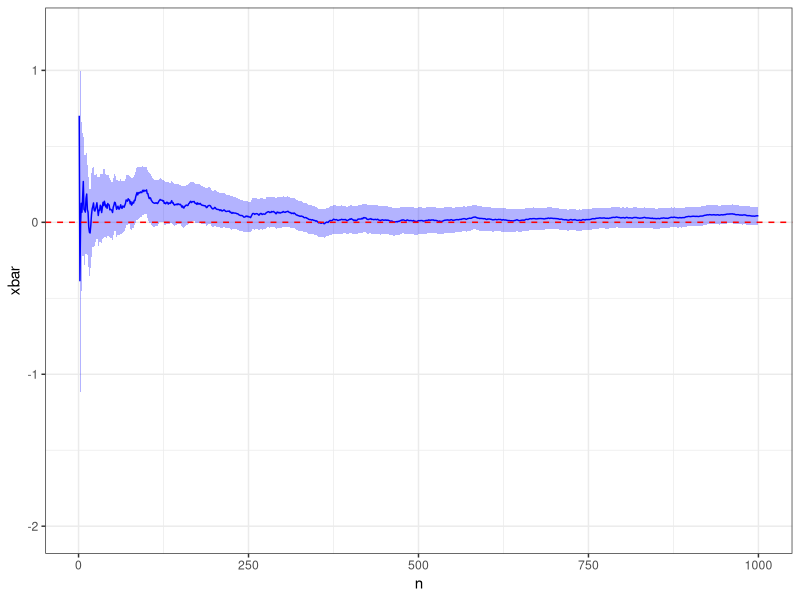
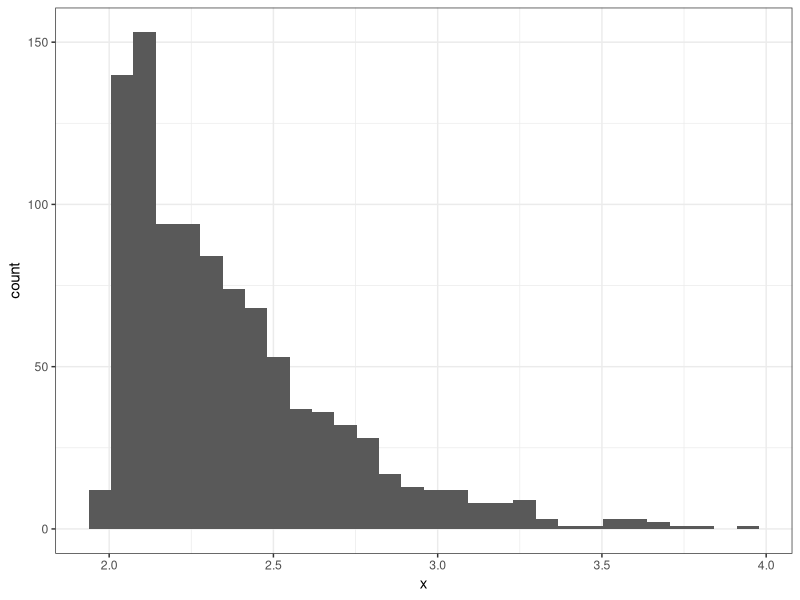
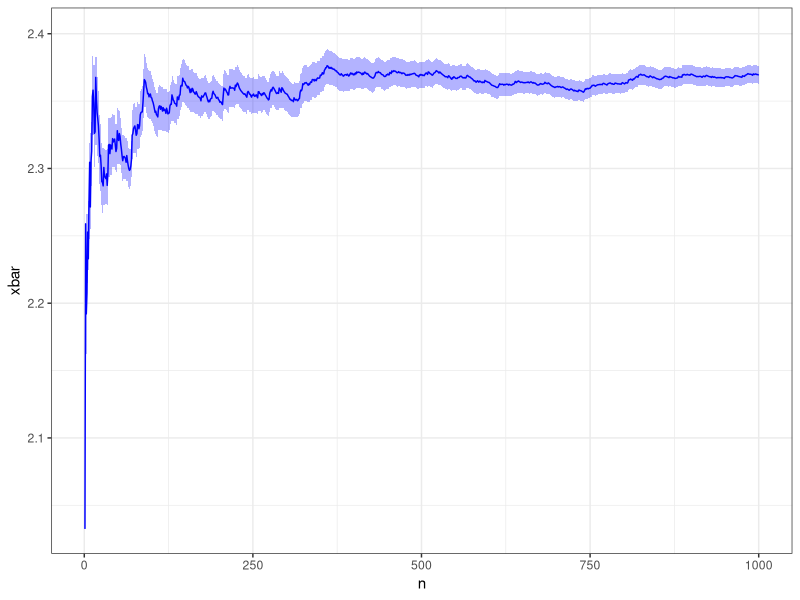
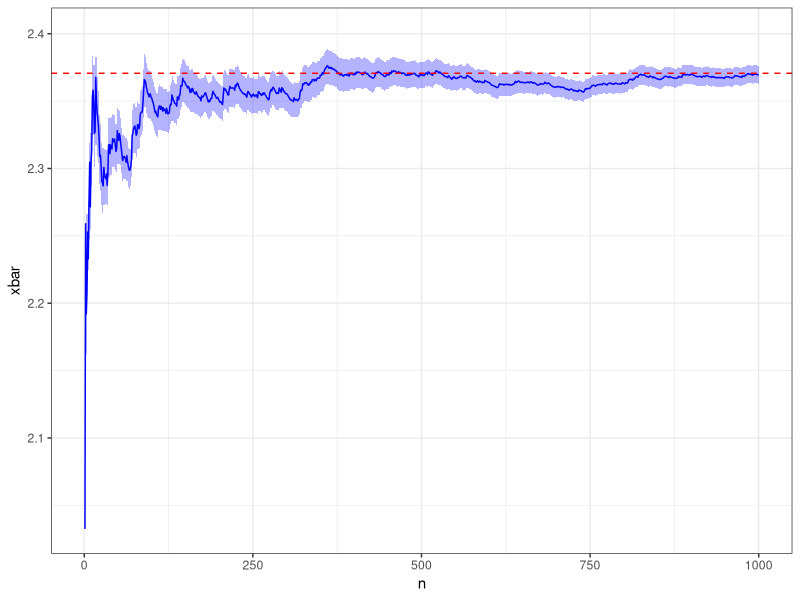
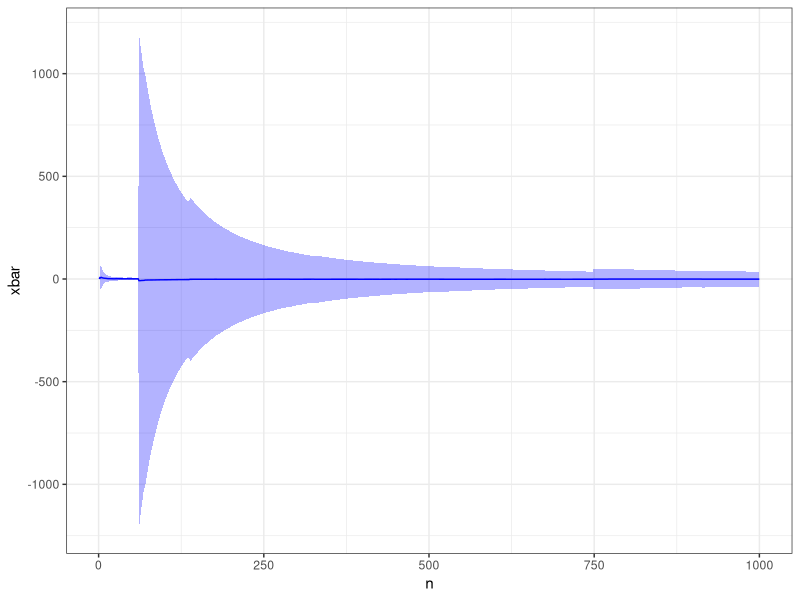
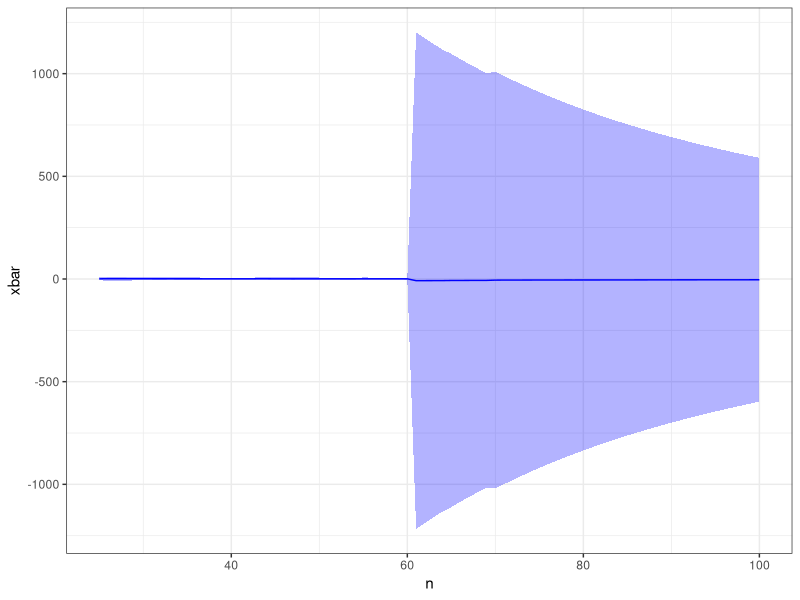
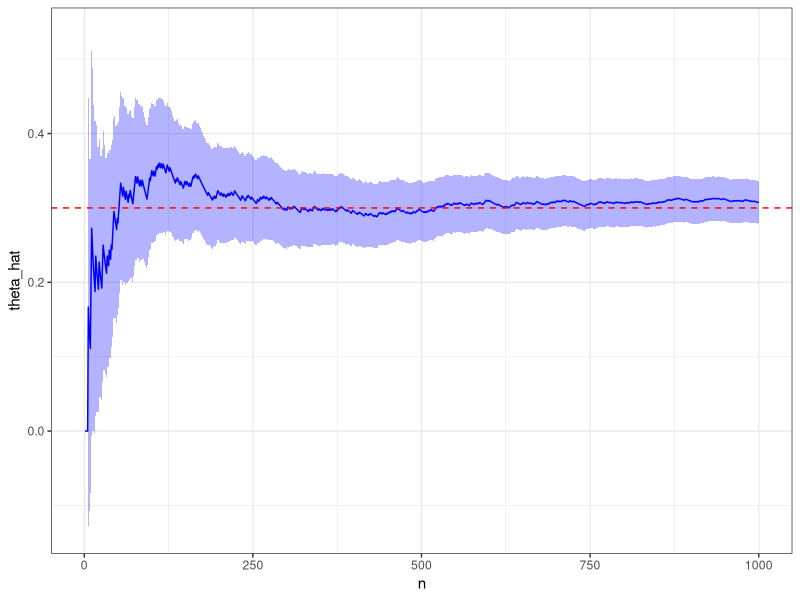
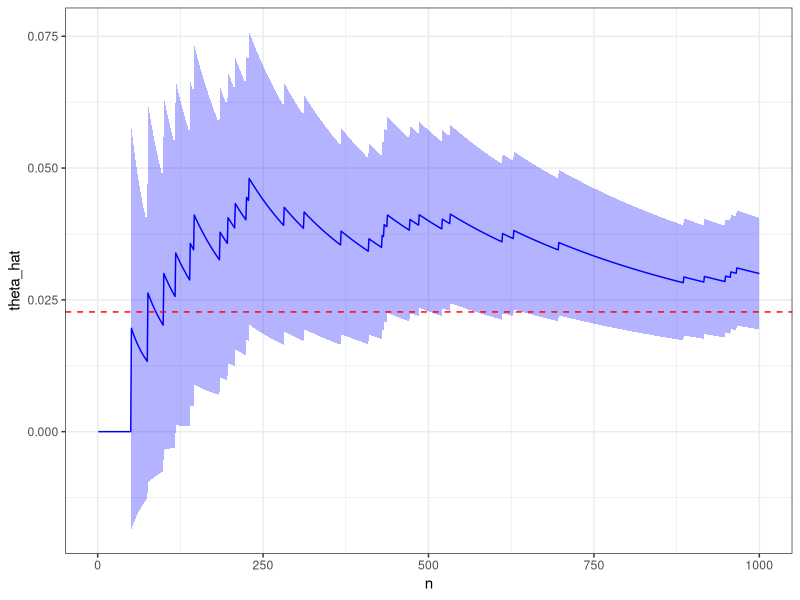

Write R code to recreate these figures, in order.
## ----------------------------------------------------------------------------------------------------------------------------
library("tidyverse"); theme_set(theme_bw())
library("scales") # for breaks_pretty()


## ----------------------------------------------------------------------------------------------------------------------------
create_mean_dataframe <- function(x) {
  data.frame(n = 1:length(x)) %>%
    mutate(
      xbar = cumsum(x)/n,
      s    = cumsum((x-xbar)^2)/(n-1),
      lcl  = xbar - qnorm(.975)*s/sqrt(n),
      ucl  = xbar + qnorm(.975)*s/sqrt(n)
    )
}


## ----------------------------------------------------------------------------------------------------------------------------
plot_mean <- function(d, truth = NULL) {
  g <- ggplot(d, aes(x = n, y = xbar, ymin = lcl, ymax = ucl)) + 
    geom_ribbon(fill = "blue", alpha = 0.3) + 
    geom_line(color = "blue")
  
  if (!is.null(truth))
    g <- g + geom_hline(yintercept = truth, color = "red", linetype = 2)
  
  return(g)
}


## ----------------------------------------------------------------------------------------------------------------------------
m <- 0
s <- 1

x <- rnorm(1e3, mean = m, sd = 1)

d <- create_mean_dataframe(x)

plot_mean(d, truth = m)


## ----------------------------------------------------------------------------------------------------------------------------
rtnorm <- function(n, mean, sd, a, b) {
  x <- rnorm(n, mean, sd)
  for (i in seq_along(x)) {
    while (x[i] < a || x[i] > b) {
      x[i] <- rnorm(1, mean, sd)
    }
  }
  return(x)
}


## ----------------------------------------------------------------------------------------------------------------------------
m <- 0
s <- 1
a <- 2
b <- 4

x <- rtnorm(1e3, m, s, a, b)

summary(x)

ggplot() +
  geom_histogram(mapping = aes(x = x))


## ----------------------------------------------------------------------------------------------------------------------------
d <- create_mean_dataframe(x)
plot_mean(d)


## ----------------------------------------------------------------------------------------------------------------------------
mean <- m + (dnorm(a)-dnorm(b))/(pnorm(b) - pnorm(a)) * s
plot_mean(d, truth = mean)


## ----------------------------------------------------------------------------------------------------------------------------
m <- 0
s <- 1

x <- rcauchy(1e3, m, s)

d <- create_mean_dataframe(x)
plot_mean(d)
plot_mean(d) + xlim(25,100) # will likely need to adjust the limits


## ----------------------------------------------------------------------------------------------------------------------------
create_proportion_dataframe <- function(x) {
  data.frame(n = 1:length(x)) %>%
    mutate(
      theta_hat = cumsum(x)/n,
      se        = sqrt(theta_hat*(1-theta_hat)/n),
      lcl       = theta_hat - qnorm(.975)*se,
      ucl       = theta_hat + qnorm(.975)*se
    )
}


## ----------------------------------------------------------------------------------------------------------------------------
plot_proportion <- function(d, truth = NULL) {
  g <- ggplot(d, aes(x = n, y = theta_hat, ymin = lcl, ymax = ucl)) + 
    geom_ribbon(fill = "blue", alpha = 0.3) + 
    geom_line(color = "blue")
  
  if (!is.null(truth))
    g <- g + geom_hline(yintercept = truth, color = "red", linetype = 2)
  
  return(g)
}


## ----------------------------------------------------------------------------------------------------------------------------
p <- 0.3

x <- rbinom(1e3, size = 1, prob = p)

d <- create_proportion_dataframe(x)
plot_proportion(d, truth = p)


## ----------------------------------------------------------------------------------------------------------------------------
m <- 0
s <- 1
a <- 2
b <- 4

y <- rnorm(1e3, m, s)
x <- a < y & y < b

d <- create_proportion_dataframe(x)
plot_proportion(d, truth = diff(pnorm(c(a,b), mean = m, sd = s)))


## ----------------------------------------------------------------------------------------------------------------------------
n <- 1e3
y <- rnorm(n)
e <- rexp(n)

x <- y < x

d <- create_proportion_dataframe(x)
plot_proportion(d)
